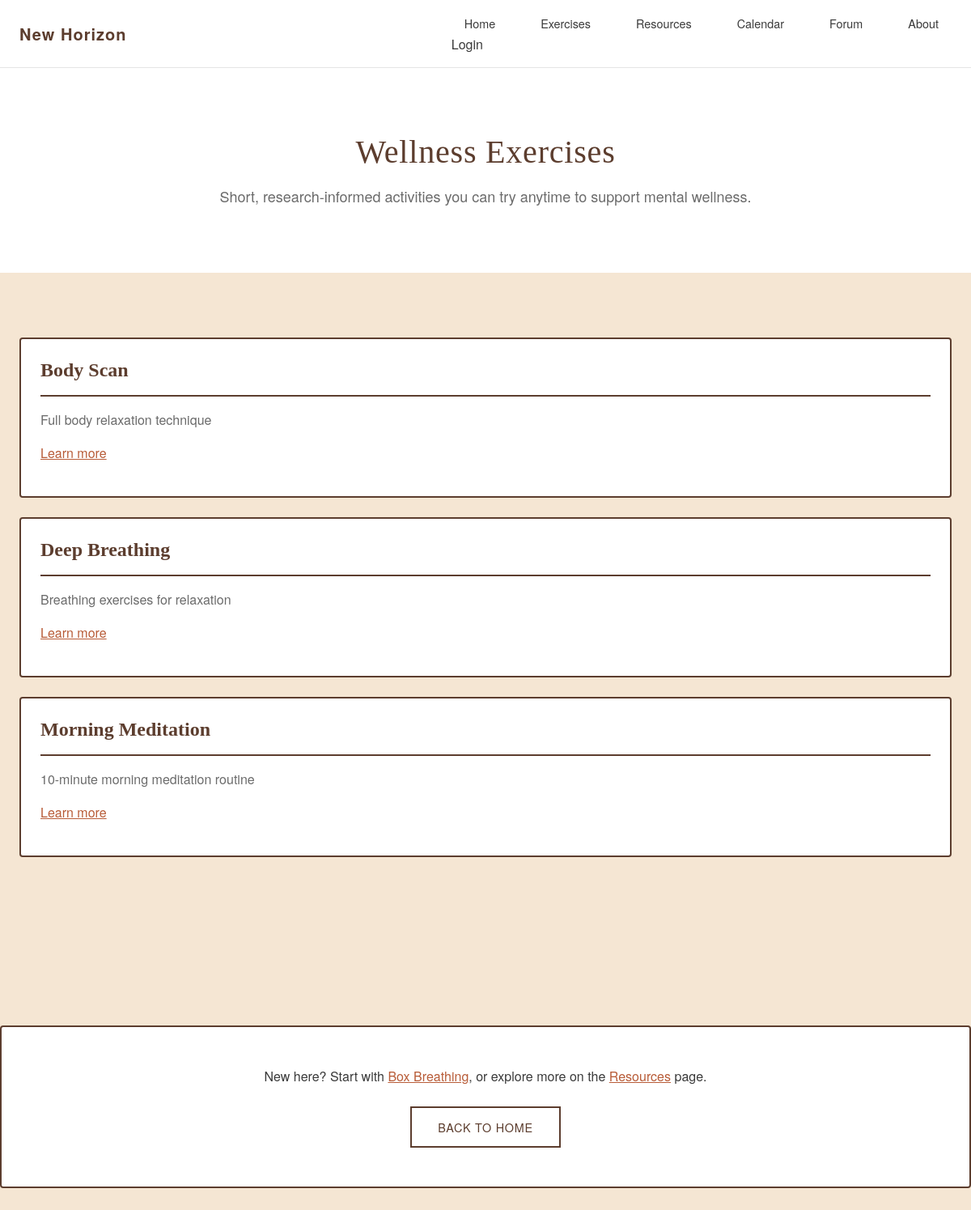
/exercises.php, run on the app's committed database.
### tables this page shows
CREATE TABLE Exercises (
    Exercise_ID INT PRIMARY KEY AUTO_INCREMENT,
    Webpage_ID INT,
    Name VARCHAR(255) NOT NULL,
    Description TEXT,
    Exercise_URL VARCHAR(500),
    FOREIGN KEY (Webpage_ID) REFERENCES Webpages(Webpage_ID) ON DELETE SET NULL,
    INDEX idx_webpage (Webpage_ID)
);

### exercises.php (the view, shortened to what this page needs)
<?php
require_once __DIR__ . '/class_db.php';
function h($str) {
    return htmlspecialchars($str ?? '', ENT_QUOTES, 'UTF-8');
}
?>
<!DOCTYPE html>
<html lang="en">
<head>
  <link rel="stylesheet" href="frontend/css/base.css">
  <link rel="stylesheet" href="frontend/css/exercises.css">
</head>
<body class="exercises-body">
  <header class="site-header">
    <nav class="nav">
      <a class="brand" href="/group8/frontend/index.html">New Horizon</a>
      <div class="nav-container">
        <ul class="nav-links">
          <li><a href="/group8/frontend/index.html">Home</a></li>
          <li><a href="/group8/exercises.php">Exercises</a></li>
          <li><a href="/group8/resources.php">Resources</a></li>
          <li><a href="/group8/frontend/pages/calendar.html">Calendar</a></li>
          <li><a href="/group8/frontend/pages/forum.html">Forum</a></li>
          <li><a href="/group8/frontend/pages/about.html">About</a></li>
        </ul>
        <div class="auth-buttons">
          <a href="/group8/frontend/pages/login.html" class="btn-header btn-login" id="login-button-container">Login</a>
        </div>
      </div>
    </nav>
  </header>
  <main>
    <section class="section exercises-hero">
      <div class="container">
        <h1 class="exercises-hero__title">Wellness Exercises</h1>
        <p class="exercises-hero__description">
          Short, research-informed activities you can try anytime to support mental wellness.
        </p>
      </div>
    </section>
    <section class="section">
      <div class="container exercises-stack">
        <?php
          $sql = "
            SELECT e.Exercise_ID, e.Name, e.Description, e.Exercise_URL
            FROM Exercises e
            JOIN Webpages w ON e.Webpage_ID = w.Webpage_ID
            WHERE w.Handle = 'exercises'
            ORDER BY e.Name
          ";
          $result = $mysqli->query($sql);
          if (!$result) {
              echo '
                <div class="error-state">
                  <h3>Failed to load exercises</h3>
                  <p>Please try again later.</p>
                </div>';
          } elseif ($result->num_rows === 0) {
              echo '
                <div class="empty-state">
                  <h3>No exercises available yet</h3>
                  <p>Check back soon for wellness exercises!</p>
                </div>';
          } else {
              while ($row = $result->fetch_assoc()) {
                  echo '
                  <article class="exercises-card">
                    <h2 class="exercises-card__title">' . h($row['Name']) . '</h2>
                    <p class="exercises-card__content">' . h($row['Description']) . '</p>';
                  if (!empty($row['Exercise_URL'])) {
                      echo '
                      <p>
                        <a class="exercises-card__link" href="' . h($row['Exercise_URL']) . '" target="_blank" rel="noopener">
                          Learn more
                        </a>
                      </p>';
                  }
                  echo '</article>';
              }
          }
        ?>
      </div>
    </section>
    <section class="section">
      <div class="container exercises-cta">
        <p>
          New here? Start with <a href="#" class="exercises-link">Box Breathing</a>,
          or explore more on the <a href="resources.php" class="exercises-link">Resources</a> page.
        </p>
        <a href="/group8/frontend/index.html" class="btn">Back to Home</a>
      </div>
    </section>
  </main>
</body>
</html>

### frontend/css/base.css (style rules this page uses)
:root { --cream: #F5E6D3; --beige: #E8D5C4; --terracotta: #B85C38; --dark-brown: #5C3D2E; --text-dark: #3A3A3A; --text-light: #6B6B6B; --white: #FFFFFF; --gap-xs: 8px; --gap-sm: 16px; --gap-md: 24px; --gap-lg: 48px; --gap-xl: 80px; --font-body: 'Helvetica Neue', Arial, sans-serif; --font-heading: 'Georgia', serif; --max-width: 1200px; --border-radius: 4px; }
* { box-sizing: border-box; margin: 0; padding: 0; }
html { font-size: 16px; scroll-behavior: smooth; }
body { font-family: var(--font-body); color: var(--text-dark); background-color: var(--cream); line-height: 1.6; }
a { color: inherit; text-decoration: none; }
h1, h2, h3, h4, h5, h6 { font-family: var(--font-heading); line-height: 1.2; font-weight: 400; }
h1 { font-size: 2.5rem; letter-spacing: 0.02em; }
h2 { font-size: 2rem; margin-bottom: var(--gap-md); }
p { margin-bottom: var(--gap-sm); color: var(--text-light); }
.container { max-width: var(--max-width); margin: 0 auto; padding: 0 var(--gap-md); }
.section { padding: var(--gap-xl) 0; }
.site-header { background-color: var(--white); border-bottom: 1px solid rgba(0, 0, 0, 0.1); position: sticky; top: 0; z-index: 100; padding: 0 var(--gap-md); }
.nav { display: flex; align-items: center; justify-content: space-between; padding: var(--gap-sm) 0; width: 100%; max-width: var(--max-width); margin: 0 auto; }
.brand { font-size: 1.25rem; font-weight: 600; color: var(--dark-brown); letter-spacing: 0.05em; flex-shrink: 0; }
.nav-links { display: flex; list-style: none; gap: var(--gap-md); margin: 0; padding: 0; }
.nav-links a { color: var(--text-dark); font-size: 0.9rem; padding: var(--gap-xs) var(--gap-sm); border-radius: var(--border-radius); transition: all 0.2s ease; }
.btn { display: inline-block; padding: 12px 32px; border: 2px solid var(--dark-brown); background-color: transparent; color: var(--dark-brown); font-size: 0.9rem; font-weight: 500; letter-spacing: 0.05em; text-transform: uppercase; transition: all 0.3s ease; cursor: pointer; }

### frontend/css/exercises.css (style rules this page uses)
.exercises-body { background-color: var(--cream); }
.exercises-hero { text-align: center; background-color: var(--white); }
.exercises-hero__title { font-size: 2.5rem; color: var(--dark-brown); margin-bottom: var(--gap-sm); font-family: var(--font-heading); }
.exercises-hero__description { max-width: 720px; margin: 0 auto; color: var(--text-light); font-size: 1.125rem; }
.exercises-stack { display: flex; flex-direction: column; gap: var(--gap-md); }
.exercises-card { background-color: var(--white); border: 2px solid var(--dark-brown); border-radius: 4px; padding: var(--gap-md); transition: box-shadow 0.2s ease; }
.exercises-card__title { font-size: 1.5rem; font-weight: 700; color: var(--dark-brown); margin: 0 0 var(--gap-sm) 0; padding-bottom: var(--gap-sm); border-bottom: 2px solid var(--dark-brown); font-family: var(--font-heading); }
.exercises-card__content { color: var(--text-light); margin: var(--gap-sm) 0; line-height: 1.6; }
.exercises-card__link, .exercises-link { color: var(--terracotta); text-decoration: underline; font-weight: 500; }
.exercises-cta { text-align: center; border: 2px solid var(--dark-brown); background-color: var(--white); padding: var(--gap-lg); border-radius: 4px; margin-top: var(--gap-lg); }
.exercises-cta p { color: var(--text-dark); margin-bottom: var(--gap-md); line-height: 1.6; }

### data on the page
exercises: Name "Body Scan", Description "Full body relaxation technique"
exercises: Name "Deep Breathing", Description "Breathing exercises for relaxation"
exercises: Name "Morning Meditation", Description "10-minute morning meditation routine"
